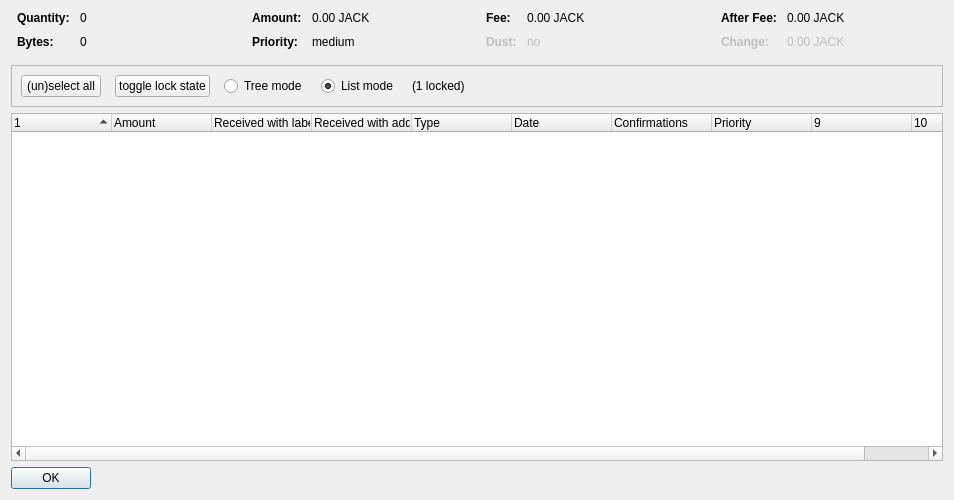
<?xml version="1.0" encoding="UTF-8"?>
<ui version="4.0">
 <class>CoinControlDialog</class>
 <widget class="QDialog" name="CoinControlDialog">
  <property name="geometry">
   <rect>
    <x>0</x>
    <y>0</y>
    <width>954</width>
    <height>500</height>
   </rect>
  </property>
  <property name="windowTitle">
   <string>Coin Selection</string>
  </property>
  <layout class="QVBoxLayout" name="verticalLayout">
   <item>
    <layout class="QHBoxLayout" name="horizontalLayoutTop" stretch="0,0,0,0">
     <property name="topMargin">
      <number>0</number>
     </property>
     <property name="bottomMargin">
      <number>10</number>
     </property>
     <item>
      <layout class="QFormLayout" name="formLayoutCoinControl1">
       <property name="horizontalSpacing">
        <number>10</number>
       </property>
       <property name="verticalSpacing">
        <number>10</number>
       </property>
       <property name="leftMargin">
        <number>6</number>
       </property>
       <property name="rightMargin">
        <number>6</number>
       </property>
       <item row="0" column="0">
        <widget class="QLabel" name="labelCoinControlQuantityText">
         <property name="font">
          <font>
           <weight>75</weight>
           <bold>true</bold>
          </font>
         </property>
         <property name="text">
          <string>Quantity:</string>
         </property>
        </widget>
       </item>
       <item row="0" column="1">
        <widget class="QLabel" name="labelCoinControlQuantity">
         <property name="cursor">
          <cursorShape>IBeamCursor</cursorShape>
         </property>
         <property name="contextMenuPolicy">
          <enum>Qt::ActionsContextMenu</enum>
         </property>
         <property name="text">
          <string notr="true">0</string>
         </property>
         <property name="textInteractionFlags">
          <set>Qt::LinksAccessibleByMouse|Qt::TextSelectableByKeyboard|Qt::TextSelectableByMouse</set>
         </property>
        </widget>
       </item>
       <item row="1" column="0">
        <widget class="QLabel" name="labelCoinControlBytesText">
         <property name="font">
          <font>
           <weight>75</weight>
           <bold>true</bold>
          </font>
         </property>
         <property name="text">
          <string>Bytes:</string>
         </property>
        </widget>
       </item>
       <item row="1" column="1">
        <widget class="QLabel" name="labelCoinControlBytes">
         <property name="cursor">
          <cursorShape>IBeamCursor</cursorShape>
         </property>
         <property name="contextMenuPolicy">
          <enum>Qt::ActionsContextMenu</enum>
         </property>
         <property name="text">
          <string notr="true">0</string>
         </property>
         <property name="textInteractionFlags">
          <set>Qt::LinksAccessibleByMouse|Qt::TextSelectableByKeyboard|Qt::TextSelectableByMouse</set>
         </property>
        </widget>
       </item>
      </layout>
     </item>
     <item>
      <layout class="QFormLayout" name="formLayoutCoinControl2">
       <property name="horizontalSpacing">
        <number>10</number>
       </property>
       <property name="verticalSpacing">
        <number>10</number>
       </property>
       <property name="leftMargin">
        <number>6</number>
       </property>
       <property name="rightMargin">
        <number>6</number>
       </property>
       <item row="0" column="0">
        <widget class="QLabel" name="labelCoinControlAmountText">
         <property name="font">
          <font>
           <weight>75</weight>
           <bold>true</bold>
          </font>
         </property>
         <property name="text">
          <string>Amount:</string>
         </property>
        </widget>
       </item>
       <item row="0" column="1">
        <widget class="QLabel" name="labelCoinControlAmount">
         <property name="cursor">
          <cursorShape>IBeamCursor</cursorShape>
         </property>
         <property name="contextMenuPolicy">
          <enum>Qt::ActionsContextMenu</enum>
         </property>
         <property name="text">
          <string notr="true">0.00 JACK</string>
         </property>
         <property name="textInteractionFlags">
          <set>Qt::LinksAccessibleByMouse|Qt::TextSelectableByKeyboard|Qt::TextSelectableByMouse</set>
         </property>
        </widget>
       </item>
       <item row="1" column="0">
        <widget class="QLabel" name="labelCoinControlPriorityText">
         <property name="font">
          <font>
           <weight>75</weight>
           <bold>true</bold>
          </font>
         </property>
         <property name="text">
          <string>Priority:</string>
         </property>
        </widget>
       </item>
       <item row="1" column="1">
        <widget class="QLabel" name="labelCoinControlPriority">
         <property name="cursor">
          <cursorShape>IBeamCursor</cursorShape>
         </property>
         <property name="contextMenuPolicy">
          <enum>Qt::ActionsContextMenu</enum>
         </property>
         <property name="text">
          <string>medium</string>
         </property>
         <property name="textInteractionFlags">
          <set>Qt::LinksAccessibleByMouse|Qt::TextSelectableByKeyboard|Qt::TextSelectableByMouse</set>
         </property>
        </widget>
       </item>
      </layout>
     </item>
     <item>
      <layout class="QFormLayout" name="formLayoutCoinControl3">
       <property name="horizontalSpacing">
        <number>10</number>
       </property>
       <property name="verticalSpacing">
        <number>10</number>
       </property>
       <property name="leftMargin">
        <number>6</number>
       </property>
       <property name="rightMargin">
        <number>6</number>
       </property>
       <item row="0" column="0">
        <widget class="QLabel" name="labelCoinControlFeeText">
         <property name="font">
          <font>
           <weight>75</weight>
           <bold>true</bold>
          </font>
         </property>
         <property name="text">
          <string>Fee:</string>
         </property>
        </widget>
       </item>
       <item row="0" column="1">
        <widget class="QLabel" name="labelCoinControlFee">
         <property name="cursor">
          <cursorShape>IBeamCursor</cursorShape>
         </property>
         <property name="contextMenuPolicy">
          <enum>Qt::ActionsContextMenu</enum>
         </property>
         <property name="text">
          <string notr="true">0.00 JACK</string>
         </property>
         <property name="textInteractionFlags">
          <set>Qt::LinksAccessibleByMouse|Qt::TextSelectableByKeyboard|Qt::TextSelectableByMouse</set>
         </property>
        </widget>
       </item>
       <item row="1" column="0">
        <widget class="QLabel" name="labelCoinControlLowOutputText">
         <property name="enabled">
          <bool>false</bool>
         </property>
         <property name="font">
          <font>
           <weight>75</weight>
           <bold>true</bold>
          </font>
         </property>
         <property name="text">
          <string>Dust:</string>
         </property>
        </widget>
       </item>
       <item row="1" column="1">
        <widget class="QLabel" name="labelCoinControlLowOutput">
         <property name="enabled">
          <bool>false</bool>
         </property>
         <property name="cursor">
          <cursorShape>IBeamCursor</cursorShape>
         </property>
         <property name="contextMenuPolicy">
          <enum>Qt::ActionsContextMenu</enum>
         </property>
         <property name="text">
          <string>no</string>
         </property>
         <property name="textInteractionFlags">
          <set>Qt::LinksAccessibleByMouse|Qt::TextSelectableByKeyboard|Qt::TextSelectableByMouse</set>
         </property>
        </widget>
       </item>
      </layout>
     </item>
     <item>
      <layout class="QFormLayout" name="formLayoutCoinControl4">
       <property name="horizontalSpacing">
        <number>10</number>
       </property>
       <property name="verticalSpacing">
        <number>10</number>
       </property>
       <property name="leftMargin">
        <number>6</number>
       </property>
       <property name="rightMargin">
        <number>6</number>
       </property>
       <item row="0" column="0">
        <widget class="QLabel" name="labelCoinControlAfterFeeText">
         <property name="font">
          <font>
           <weight>75</weight>
           <bold>true</bold>
          </font>
         </property>
         <property name="text">
          <string>After Fee:</string>
         </property>
        </widget>
       </item>
       <item row="0" column="1">
        <widget class="QLabel" name="labelCoinControlAfterFee">
         <property name="cursor">
          <cursorShape>IBeamCursor</cursorShape>
         </property>
         <property name="contextMenuPolicy">
          <enum>Qt::ActionsContextMenu</enum>
         </property>
         <property name="text">
          <string notr="true">0.00 JACK</string>
         </property>
         <property name="textInteractionFlags">
          <set>Qt::LinksAccessibleByMouse|Qt::TextSelectableByKeyboard|Qt::TextSelectableByMouse</set>
         </property>
        </widget>
       </item>
       <item row="1" column="0">
        <widget class="QLabel" name="labelCoinControlChangeText">
         <property name="enabled">
          <bool>false</bool>
         </property>
         <property name="font">
          <font>
           <weight>75</weight>
           <bold>true</bold>
          </font>
         </property>
         <property name="text">
          <string>Change:</string>
         </property>
        </widget>
       </item>
       <item row="1" column="1">
        <widget class="QLabel" name="labelCoinControlChange">
         <property name="enabled">
          <bool>false</bool>
         </property>
         <property name="cursor">
          <cursorShape>IBeamCursor</cursorShape>
         </property>
         <property name="contextMenuPolicy">
          <enum>Qt::ActionsContextMenu</enum>
         </property>
         <property name="text">
          <string notr="true">0.00 JACK</string>
         </property>
         <property name="textInteractionFlags">
          <set>Qt::LinksAccessibleByMouse|Qt::TextSelectableByKeyboard|Qt::TextSelectableByMouse</set>
         </property>
        </widget>
       </item>
      </layout>
     </item>
    </layout>
   </item>
   <item>
    <widget class="QFrame" name="frame">
     <property name="minimumSize">
      <size>
       <width>0</width>
       <height>40</height>
      </size>
     </property>
     <property name="frameShape">
      <enum>QFrame::StyledPanel</enum>
     </property>
     <property name="frameShadow">
      <enum>QFrame::Sunken</enum>
     </property>
     <layout class="QHBoxLayout" name="horizontalLayout">
      <item>
       <layout class="QHBoxLayout" name="horizontalLayoutPanel" stretch="0,0,0,0,0,0">
        <property name="spacing">
         <number>14</number>
        </property>
        <item>
         <widget class="QPushButton" name="pushButtonSelectAll">
          <property name="sizePolicy">
           <sizepolicy hsizetype="Maximum" vsizetype="Fixed">
            <horstretch>0</horstretch>
            <verstretch>0</verstretch>
           </sizepolicy>
          </property>
          <property name="text">
           <string>(un)select all</string>
          </property>
          <property name="autoDefault">
           <bool>false</bool>
          </property>
         </widget>
        </item>
        <item>
         <widget class="QPushButton" name="pushButtonToggleLock">
          <property name="sizePolicy">
           <sizepolicy hsizetype="Maximum" vsizetype="Fixed">
            <horstretch>0</horstretch>
            <verstretch>0</verstretch>
           </sizepolicy>
          </property>
          <property name="text">
           <string>toggle lock state</string>
          </property>
          <property name="autoDefault">
           <bool>false</bool>
          </property>
         </widget>
        </item>
        <item>
         <widget class="QRadioButton" name="radioTreeMode">
          <property name="sizePolicy">
           <sizepolicy hsizetype="Maximum" vsizetype="Fixed">
            <horstretch>0</horstretch>
            <verstretch>0</verstretch>
           </sizepolicy>
          </property>
          <property name="text">
           <string>Tree mode</string>
          </property>
         </widget>
        </item>
        <item>
         <widget class="QRadioButton" name="radioListMode">
          <property name="sizePolicy">
           <sizepolicy hsizetype="Maximum" vsizetype="Fixed">
            <horstretch>0</horstretch>
            <verstretch>0</verstretch>
           </sizepolicy>
          </property>
          <property name="text">
           <string>List mode</string>
          </property>
          <property name="checked">
           <bool>true</bool>
          </property>
         </widget>
        </item>
        <item>
         <widget class="QLabel" name="labelLocked">
          <property name="text">
           <string>(1 locked)</string>
          </property>
         </widget>
        </item>
        <item>
         <spacer name="horizontalSpacer">
          <property name="orientation">
           <enum>Qt::Horizontal</enum>
          </property>
          <property name="sizeHint" stdset="0">
           <size>
            <width>40</width>
            <height>20</height>
           </size>
          </property>
         </spacer>
        </item>
       </layout>
      </item>
     </layout>
    </widget>
   </item>
   <item>
    <widget class="CoinControlTreeWidget" name="treeWidget">
     <property name="contextMenuPolicy">
      <enum>Qt::CustomContextMenu</enum>
     </property>
     <property name="sortingEnabled">
      <bool>false</bool>
     </property>
     <property name="columnCount">
      <number>10</number>
     </property>
     <attribute name="headerShowSortIndicator" stdset="0">
      <bool>true</bool>
     </attribute>
     <attribute name="headerStretchLastSection">
      <bool>false</bool>
     </attribute>
     <column>
      <property name="text">
       <string/>
      </property>
     </column>
     <column>
      <property name="text">
       <string>Amount</string>
      </property>
     </column>
     <column>
      <property name="text">
       <string>Received with label</string>
      </property>
     </column>
     <column>
      <property name="text">
       <string>Received with address</string>
      </property>
     </column>
     <column>
      <property name="text">
       <string>Type</string>
      </property>
     </column>
     <column>
      <property name="text">
       <string>Date</string>
      </property>
     </column>
     <column>
      <property name="text">
       <string>Confirmations</string>
      </property>
      <property name="toolTip">
       <string>Confirmed</string>
      </property>
     </column>
     <column>
      <property name="text">
       <string>Priority</string>
      </property>
     </column>
     <column>
      <property name="text">
       <string/>
      </property>
     </column>
     <column>
      <property name="text">
       <string/>
      </property>
     </column>
    </widget>
   </item>
   <item>
    <widget class="QDialogButtonBox" name="buttonBox">
     <property name="sizePolicy">
      <sizepolicy hsizetype="Maximum" vsizetype="Fixed">
       <horstretch>0</horstretch>
       <verstretch>0</verstretch>
      </sizepolicy>
     </property>
     <property name="orientation">
      <enum>Qt::Horizontal</enum>
     </property>
     <property name="standardButtons">
      <set>QDialogButtonBox::Ok</set>
     </property>
    </widget>
   </item>
  </layout>
 </widget>
 <customwidgets>
  <customwidget>
   <class>CoinControlTreeWidget</class>
   <extends>QTreeWidget</extends>
   <header>coincontroltreewidget.h</header>
  </customwidget>
 </customwidgets>
 <resources/>
 <connections/>
</ui>
